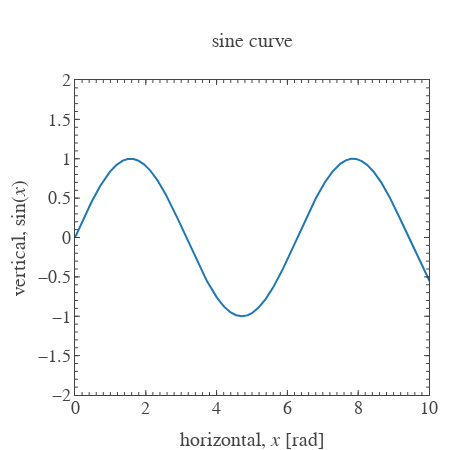

The cell this chart's notebook holds for it:
### Code cell
plt.show(scatter)

### Figure 1 — Plotly figure (JSON) as saved in the notebook; plotly's stock layout.template omitted (floating-point values rounded to 4 significant figures; data arrays with more than 128 entries replaced by an {"elided": "..."} marker saying what was removed)
{"data": [{"type": "scatter", "uid": "92005fa4-26d9-4597-91f0-e8f472f7e10e", "x": {"elided": "2000 float values"}, "y": {"elided": "2000 float values"}}, {"type": "scatter", "uid": "cc085a1b-51f7-4fda-bba2-cc1bcc9d7ca2", "visible": false, "xaxis": "x101", "yaxis": "y101"}, {"type": "scatter", "uid": "32e0ff54-d354-4b51-8c33-536f01aafca3", "visible": false, "xaxis": "x201", "yaxis": "y201"}], "layout": {"font": {"family": "Arial", "size": 18}, "height": 450, "margin": {"b": 20, "l": 20, "r": 20, "t": 80}, "title": {"font": {"size": 20}, "text": "sine curve", "xanchor": "center", "xref": "paper", "y": 0.9111, "yanchor": "middle", "yref": "container"}, "width": 450, "xaxis": {"anchor": "y", "automargin": true, "dtick": 2, "hoverformat": ".f", "range": [0, 10], "showgrid": false, "showline": false, "showticklabels": true, "tickfont": {"size": 18}, "ticklen": 5, "ticks": "inside", "title": {"font": {"size": 20}, "text": "horizontal, <i>x</i> [rad]"}, "zeroline": false}, "xaxis101": {"anchor": "y", "automargin": true, "dtick": 2, "overlaying": "x", "range": [0, 10], "scaleanchor": "x", "showgrid": false, "showline": false, "showticklabels": false, "side": "top", "ticklen": 5, "ticks": "inside", "zeroline": false}, "xaxis201": {"anchor": "y", "automargin": true, "dtick": 0.2, "mirror": "ticks", "overlaying": "x", "range": [0, 10], "scaleanchor": "x", "showgrid": false, "showline": true, "showticklabels": false, "ticklen": 3, "ticks": "inside", "zeroline": false}, "yaxis": {"anchor": "x", "automargin": true, "dtick": 0.5, "hoverformat": ".f", "range": [-2, 2], "showgrid": false, "showline": false, "showticklabels": true, "tickfont": {"size": 18}, "ticklen": 5, "tickprefix": " ", "ticks": "inside", "ticksuffix": " ", "title": {"font": {"size": 20}, "text": "vertical, <i></i>sin<i></i>(<i>x</i>)<i></i>"}, "zeroline": false}, "yaxis101": {"anchor": "x", "automargin": true, "dtick": 0.5, "overlaying": "y", "range": [-2, 2], "scaleanchor": "y", "showgrid": false, "showline": false, "showticklabels": false, "side": "right", "ticklen": 5, "ticks": "inside", "zeroline": false}, "yaxis201": {"anchor": "x", "automargin": true, "dtick": 0.1, "mirror": "ticks", "overlaying": "y", "range": [-2, 2], "scaleanchor": "y", "showgrid": false, "showline": true, "showticklabels": false, "ticklen": 3, "ticks": "inside", "zeroline": false}}}
